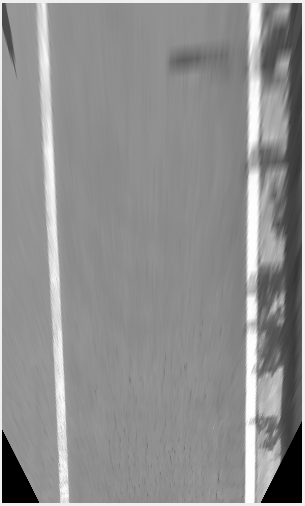
#> input picture camera_data/src/a.png, 305 x 506 px
$ python image_test.py
#> lines starting #> are read from the running program, lines starting #| are printed output that depends on the picture; after the words box and inside, x2 and y2 are one past the last pixel; in counts of white or black regions, pixels touching at a corner belong together
#> further down, bev is the input picture: shape (506, 305); min 0, max 254, mean 143.4
# [568 lines of commented-out code are left out]
import cv2
import numpy as np
from collections import deque

def gaussian_transform(image, mu, sigma):
    img_float = image.astype(np.float32)
    gaussian_img = np.exp(-0.5 * ((img_float - mu) / sigma) ** 2) * 255
    return gaussian_img.astype(np.uint8)

def preprocessing(bev, iteration, max_val_queue, iteration_interval=1000):
    # sigmoid 삭제, gaussian 도입
#> called with iteration = 0, iteration_interval = 1000
    x, y = 150, 480
    k = cv2.getStructuringElement(cv2.MORPH_RECT, (3, 3))
    dilate = cv2.dilate(bev, k, iterations=2)
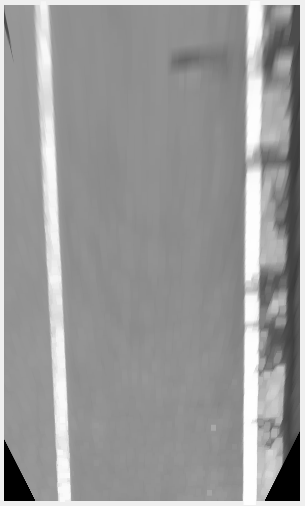
#> dilate: shape (506, 305); min 0, max 254, mean 152.8
    cv2.imshow("dilate", dilate)

    if iteration % iteration_interval == 0:
        max_val = np.min(dilate[y-2:y+3, x-40:x+40])
#> max_val = 142
        max_val_queue.append(max_val)

    dilate_shifted = np.where(dilate == 0, 0, int(np.mean(max_val_queue)) - dilate)
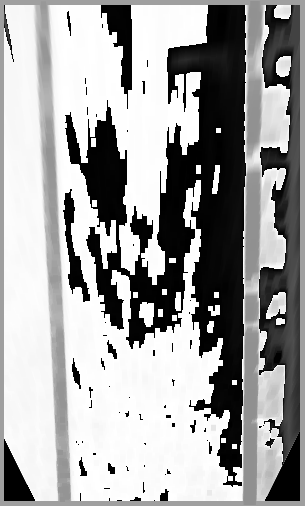
#> dilate_shifted: shape (506, 305); min 0, max 255, mean 162.8
    cv2.imshow("dilate_shifted", dilate_shifted)

    mu, sigma = 180, 50  # 평균과 표준 편차 값 설정
    max_percent = 20
    filtered = gaussian_transform(dilate_shifted, mu, sigma)
#> in gaussian_transform, `gaussian_img = np.exp(-0.5 * ((img_float - mu) / sigma) ** 2) * 255`:
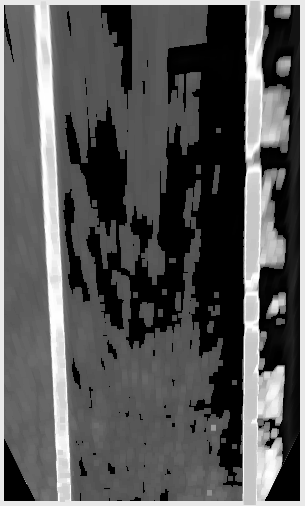
#> gaussian_img: shape (506, 305) float32; min 0.391, max 255, mean 87
    cv2.imshow("gaussian", filtered)
    # clahe = cv2.createCLAHE(clipLimit=2.0, tileGridSize=(8,8))
    # img2 = clahe.apply(filtered)
    # cv2.imshow("clahe", img2)
    hist = cv2.calcHist([filtered], [0], None, [256], [0, 256]).flatten()
#> hist = 256 values, max 37330 at index 0, min 0 at index 27, mean 602.9
    threshold = np.searchsorted(np.cumsum(hist), bev.size * (1 - 0.01 * max_percent))
#> threshold = 109
    ret, thres2 = cv2.threshold(filtered, threshold, 255, cv2.THRESH_BINARY)
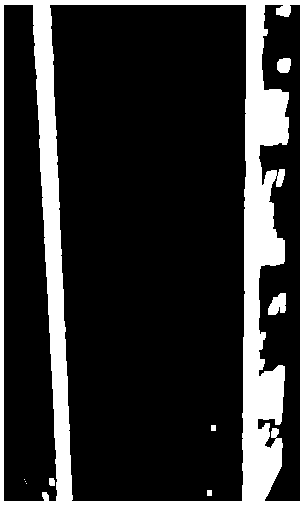
#> thres2: shape (506, 305); 19.7% white; 9 white regions (3 under 20 px), largest, box (x1, y1, x2, y2) and area: (0, 0, 305, 506) 29853, (268, 293, 286, 315) 287, (277, 58, 291, 73) 181, (49, 478, 55, 486) 45, (211, 425, 216, 431) 30, (207, 490, 212, 496) 30
#> ret = 109
    cv2.imshow("thres2", thres2)

    canny_dilate = cv2.Canny(thres2, 0, 255)
#> canny_dilate: shape (506, 305); 2.6% white in thin lines or dots
    cv2.imshow("canny_dilate", canny_dilate)

    num_labels, labels_im, stats, _ = cv2.connectedComponentsWithStats(canny_dilate)
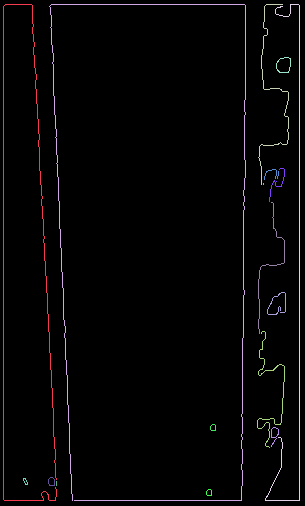
#> labels_im: shape (506, 305) int32; 18 distinct labels, from 0 to 17; one colour per label, 0 black
#> num_labels = 18; stats = 18 rows, first 6: [0, 0, 305, 506, 150293], [3, 4, 54, 497, 1077], [49, 4, 197, 497, 1353], [258, 4, 31, 181, 251], [265, 4, 35, 497, 642], [276, 57, 15, 16, 50]
    new_binary_img = np.zeros_like(canny_dilate)
    for label in range(1, num_labels):  # 0은 배경이므로 제외
        if stats[label, cv2.CC_STAT_AREA] > 100:  # Component area size check
            component_mask = (labels_im == label).astype(np.uint8) * 255
            new_binary_img = cv2.bitwise_or(new_binary_img, component_mask)
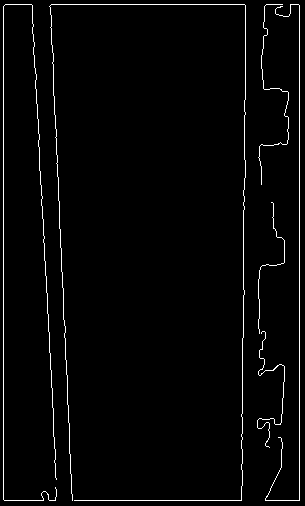
#> new_binary_img: shape (506, 305); 2.4% white in thin lines or dots

    return new_binary_img


image_path = 'a.png'
bev = cv2.imread(image_path, cv2.IMREAD_GRAYSCALE)

min_val_queue = deque(maxlen=50)
new_binary_img = preprocessing(bev,0,min_val_queue)


lines = cv2.HoughLinesP(new_binary_img, 1, np.pi/180, threshold=60, minLineLength=100, maxLineGap=50)
#> lines = 15 rows, first 6: [299, 500, 299, 5], [3, 499, 3, 6], [31, 4, 56, 479], [4, 500, 298, 500], [5, 4, 298, 4], [56, 163, 69, 425]


best_image = cv2.cvtColor(bev, cv2.COLOR_GRAY2BGR)
for line in lines:
    x1, y1, x2, y2 = line[0]
    cv2.line(best_image, (x1, y1), (x2, y2), (255, 0, 0), 2)
    cv2.imshow("best_line", best_image)
#> this loop made 15 passes
#> (x1, y1, x2, y2) on passes 1 to 12: (299, 500, 299, 5), (3, 499, 3, 6), (31, 4, 56, 479), (4, 500, 298, 500), (5, 4, 298, 4), (56, 163, 69, 425), (243, 337, 243, 190), (242, 485, 242, 338), (63, 311, 72, 499), (245, 177, 245, 5), (257, 427, 260, 267), (50, 5, 57, 156)
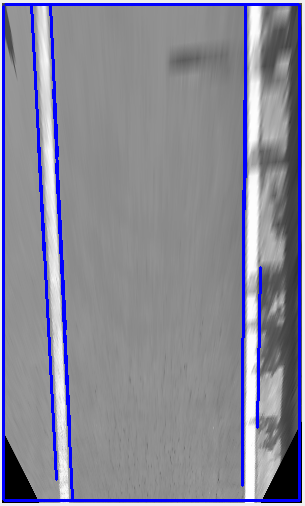
#> best_image: shape (506, 305, 3); 6.44% of pixels changed, all inside (x1, y1, x2, y2) = (2, 3, 301, 502)
cv2.waitKey(0)
